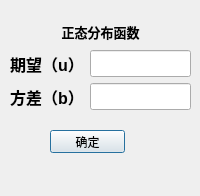
<?xml version="1.0" encoding="UTF-8"?>
<ui version="4.0">
 <class>NorDx</class>
 <widget class="QDialog" name="NorDx">
  <property name="geometry">
   <rect>
    <x>0</x>
    <y>0</y>
    <width>200</width>
    <height>196</height>
   </rect>
  </property>
  <property name="windowTitle">
   <string>Dialog</string>
  </property>
  <widget class="QWidget" name="gridLayoutWidget">
   <property name="geometry">
    <rect>
     <x>10</x>
     <y>19</y>
     <width>181</width>
     <height>91</height>
    </rect>
   </property>
   <layout class="QGridLayout" name="gridLayout">
    <item row="1" column="0">
     <widget class="QLabel" name="label">
      <property name="font">
       <font>
        <pointsize>12</pointsize>
        <weight>75</weight>
        <bold>true</bold>
       </font>
      </property>
      <property name="text">
       <string>期望（u）</string>
      </property>
      <property name="alignment">
       <set>Qt::AlignCenter</set>
      </property>
     </widget>
    </item>
    <item row="1" column="1">
     <widget class="QLineEdit" name="ELineEdit">
      <property name="font">
       <font>
        <pointsize>12</pointsize>
       </font>
      </property>
     </widget>
    </item>
    <item row="2" column="1">
     <widget class="QLineEdit" name="BLineEdit">
      <property name="font">
       <font>
        <pointsize>12</pointsize>
       </font>
      </property>
     </widget>
    </item>
    <item row="2" column="0">
     <widget class="QLabel" name="label_2">
      <property name="font">
       <font>
        <pointsize>12</pointsize>
        <weight>75</weight>
        <bold>true</bold>
       </font>
      </property>
      <property name="text">
       <string>方差（b）</string>
      </property>
      <property name="alignment">
       <set>Qt::AlignCenter</set>
      </property>
     </widget>
    </item>
    <item row="0" column="0" colspan="2">
     <widget class="QLabel" name="label_3">
      <property name="font">
       <font>
        <pointsize>10</pointsize>
        <weight>75</weight>
        <bold>true</bold>
       </font>
      </property>
      <property name="text">
       <string>正态分布函数</string>
      </property>
      <property name="alignment">
       <set>Qt::AlignCenter</set>
      </property>
     </widget>
    </item>
   </layout>
  </widget>
  <widget class="QPushButton" name="NordBtn">
   <property name="geometry">
    <rect>
     <x>50</x>
     <y>130</y>
     <width>75</width>
     <height>23</height>
    </rect>
   </property>
   <property name="text">
    <string>确定</string>
   </property>
  </widget>
 </widget>
 <resources/>
 <connections/>
</ui>
